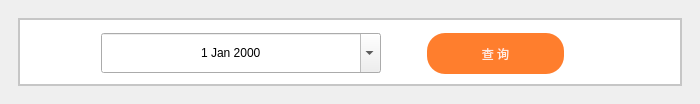
               <widget class="QWidget" name="page_4">
                <property name="styleSheet">
                 <string notr="true">#page_4{background-color: rgb(238, 241, 246);}
#groupBox{
	background-color: rgb(255, 255, 255);
	border: none;
	border-radius: 40px;
	border: 2px solid rgb(198, 198, 198);
}
#datelabel{
	image: url(:/home/icon/calendar.png);
	background: transparent;
}
#historylabel{
	image: url(:/home/icon/history-query.png);
	background: transparent;
}
#queryButton{
	border-radius: 18px;
	background-color: rgb(255, 126, 45);
	font: 87 12pt &quot;Source Han Serif SC Heavy&quot;;
	font: 12pt &quot;方正粗黑宋简体&quot;;
	color: rgba(255, 255, 255, 220);
}
#queryButton:hover{
	background-color: rgb(244, 121, 43);
	color: rgb(255, 255, 255);

}
#queryButton:pressed{
	background-color: rgb(222, 109, 39);
}
#dateEdit{
	font: bold 10pt &quot;DengXian&quot;;
}

#qt_calendar_calendarview {
background: white;
}
/*
#qt_calendar_navigationbar {
background: rgba(215, 215, 215, 255);
}*/
QToolButton {
icon-size: 30px, 30px;
/*width: 80px;
height: 30px;*/
}
QToolButton#qt_calendar_prevmonth {
/*background: green;*/
/*width: 40px;*/
qproperty-icon: url(:/home/icon/go-start.png);
}
QToolButton#qt_calendar_nextmonth {
/*background: blue;
width: 40px;*/
qproperty-icon: url(:/home/icon/go-end.png);
}
QToolButton#qt_calendar_monthbutton {
/*background: yellow;*/
	font: bold 11pt &quot;DengXian&quot;;
color: rgb(0, 0, 0);
padding-right: 20px;
}
QToolButton#qt_calendar_yearbutton {
/*background: magenta;*/
color: rgb(0, 0, 0);
	font: bold 11pt &quot;DengXian&quot;;
}
QToolButton#qt_calendar_monthbutton::menu-indicator{
subcontrol-origin: padding;
subcontrol-position: center right;
right: 3px;
width: 10px;
}
QAbstractItemView {
color: black;
selection-color: white;
selection-background-color: rgb(25, 125, 255);
font: bold 10pt &quot;DengXian&quot;;
}
QAbstractItemView:disabled {
color: rgb(200, 200, 200);
}</string>
                </property>
                <layout class="QVBoxLayout" name="verticalLayout_2" stretch="0">
                 <property name="leftMargin">
                  <number>18</number>
                 </property>
                 <property name="topMargin">
                  <number>18</number>
                 </property>
                 <property name="rightMargin">
                  <number>18</number>
                 </property>
                 <property name="bottomMargin">
                  <number>18</number>
                 </property>
                 <item>
                  <widget class="QGroupBox" name="groupBox">
                   <property name="title">
                    <string/>
                   </property>
                   <layout class="QVBoxLayout" name="verticalLayout_12">
                    <item>
                     <layout class="QHBoxLayout" name="horizontalLayout_5">
                      <item>
                       <spacer name="horizontalSpacer_3">
                        <property name="orientation">
                         <enum>Qt::Horizontal</enum>
                        </property>
                        <property name="sizeHint" stdset="0">
                         <size>
                          <width>40</width>
                          <height>20</height>
                         </size>
                        </property>
                       </spacer>
                      </item>
                      <item>
                       <widget class="QLabel" name="datelabel">
                        <property name="sizePolicy">
                         <sizepolicy hsizetype="Minimum" vsizetype="Minimum">
                          <horstretch>0</horstretch>
                          <verstretch>0</verstretch>
                         </sizepolicy>
                        </property>
                        <property name="minimumSize">
                         <size>
                          <width>25</width>
                          <height>0</height>
                         </size>
                        </property>
                        <property name="text">
                         <string/>
                        </property>
                       </widget>
                      </item>
                      <item>
                       <widget class="QDateEdit" name="dateEdit">
                        <property name="minimumSize">
                         <size>
                          <width>280</width>
                          <height>40</height>
                         </size>
                        </property>
                        <property name="alignment">
                         <set>Qt::AlignCenter</set>
                        </property>
                        <property name="calendarPopup">
                         <bool>true</bool>
                        </property>
                       </widget>
                      </item>
                      <item>
                       <spacer name="horizontalSpacer_5">
                        <property name="orientation">
                         <enum>Qt::Horizontal</enum>
                        </property>
                        <property name="sizeHint" stdset="0">
                         <size>
                          <width>40</width>
                          <height>20</height>
                         </size>
                        </property>
                       </spacer>
                      </item>
                      <item>
                       <widget class="QPushButton" name="queryButton">
                        <property name="sizePolicy">
                         <sizepolicy hsizetype="Minimum" vsizetype="Fixed">
                          <horstretch>0</horstretch>
                          <verstretch>0</verstretch>
                         </sizepolicy>
                        </property>
                        <property name="minimumSize">
                         <size>
                          <width>137</width>
                          <height>41</height>
                         </size>
                        </property>
                        <property name="text">
                         <string>查 询</string>
                        </property>
                        <property name="icon">
                         <iconset resource="../apprcc.qrc">
                          <normaloff>:/home/icon/search.png</normaloff>:/home/icon/search.png</iconset>
                        </property>
                       </widget>
                      </item>
                      <item>
                       <spacer name="horizontalSpacer_4">
                        <property name="orientation">
                         <enum>Qt::Horizontal</enum>
                        </property>
                        <property name="sizeHint" stdset="0">
                         <size>
                          <width>40</width>
                          <height>20</height>
                         </size>
                        </property>
                       </spacer>
                      </item>
                      <item>
                       <widget class="QLabel" name="historylabel">
                        <property name="minimumSize">
                         <size>
                          <width>30</width>
                          <height>0</height>
                         </size>
                        </property>
                        <property name="text">
                         <string/>
                        </property>
                       </widget>
                      </item>
                      <item>
                       <spacer name="horizontalSpacer_13">
                        <property name="orientation">
                         <enum>Qt::Horizontal</enum>
                        </property>
                        <property name="sizeType">
                         <enum>QSizePolicy::Fixed</enum>
                        </property>
                        <property name="sizeHint" stdset="0">
                         <size>
                          <width>30</width>
                          <height>20</height>
                         </size>
                        </property>
                       </spacer>
                      </item>
                     </layout>
                    </item>
                    <item>
                     <layout class="QVBoxLayout" name="searchLayout"/>
                    </item>
                   </layout>
                  </widget>
                 </item>
                </layout>
               </widget>
